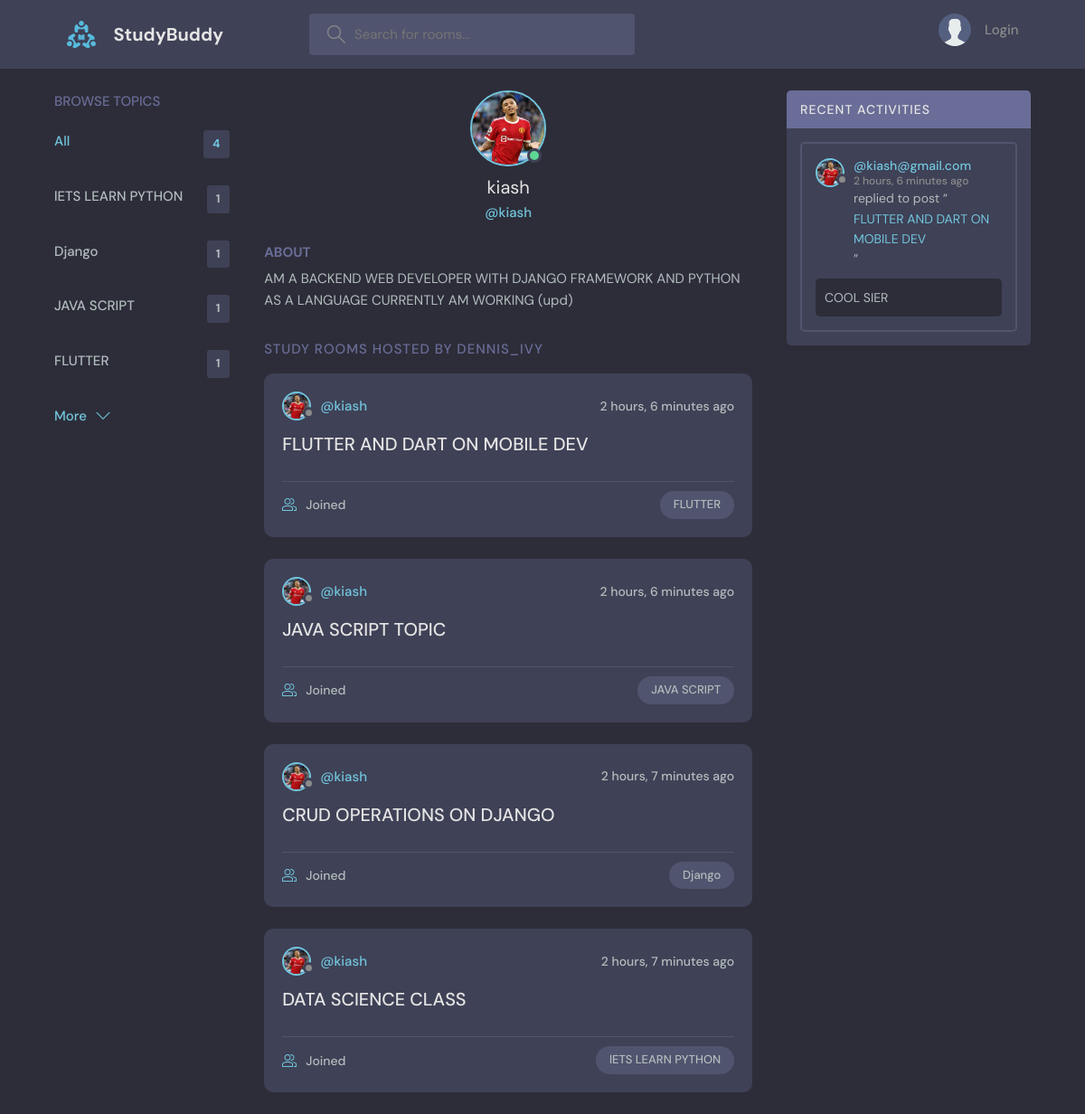
Page /profile/1/ on the committed database.
### core/models.py (models this page shows, shortened)
class Topic(models.Model):
    name = models.CharField(max_length=200,null=True,blank=True)

class User(AbstractUser):
    name=models.CharField(max_length=100 , blank=True, null=True)
    email=models.EmailField(max_length=100 , unique=True,blank=True, null=True)
    bio=models.TextField(max_length=100 , blank=True, null=True)
    avatar=models.ImageField(default="avatar.svg", blank=True, null=True)
    USERNAME_FIELD = 'email'
    REQUIRED_FIELDS = []

class Room(models.Model):
    host=models.ForeignKey(User,on_delete=models.CASCADE,null=True,blank=True)
    topic=models.ForeignKey(Topic,on_delete=models.SET_NULL,null=True)
    name = models.CharField(max_length=255,null=True,blank=True)
    description = models.TextField(max_length=1000,null=True,blank=True)
    participants = models.ManyToManyField(User,related_name='participants',blank=True)
    updated = models.DateTimeField(auto_now=True)
    created = models.DateTimeField(auto_now_add=True)
    class Meta:
        ordering = ['-created' , '-updated']
    def __str__(self):
        return self.name

class Message(models.Model):
    room = models.ForeignKey(Room,on_delete=models.CASCADE,null=True,blank=True)
    user = models.ForeignKey(User,on_delete=models.CASCADE,null=True,blank=True)
    content = models.TextField(max_length=1000,null=True,blank=True)
    updated = models.DateTimeField(auto_now=True)
    created = models.DateTimeField(auto_now_add=True)
    class Meta:
        ordering = ['-created' , '-updated']

### core/views.py (the view)
# urls.py: path('profile/<int:pk>/',Profile,name='profile'),
def Profile(request , pk):
    user=User.objects.get(id=pk)
    rooms=user.room_set.all()
    room_message=user.message_set.all()
    topics=Topic.objects.all()
    context={
        'user':user,
        'rooms':rooms,
        'room_message':room_message,
        'topics':topics,
    }
    return render(request,'core/profile.html', context)

### core/templates/core/profile.html (shortened to what this page needs)
{% extends 'base.html' %}
{% load static %}
{%   block content %}
  <main class="profile-page layout layout--3">
    <div class="container">
      {% include 'core/topic.html' %}
      <div class="roomList">
        <div class="profile">
          <div class="profile__avatar">
            <div class="avatar avatar--large active">
              <img src="{{user.avatar.url}}" />
            </div>
          </div>
          <div class="profile__info">
            <h3>{{user.username}}</h3>
            <p>@{{user.username}}</p>
          </div>
          <div class="profile__about">
            <h3>About</h3>
            <p>{{user.bio}}</p>
          </div>
        </div>
        <div class="roomList__header">
          <div>
            <h2>Study Rooms Hosted by dennis_ivy</a>
            </h2>
          </div>
        </div>
        {% include 'core/feed.html' %}
      </div>
      {% include 'core/activity.html' %}
    </div>
  </main>
    {% endblock %}

### core/templates/core/topic.html
<div class="topics">
    <div class="topics__header">
      <h2>Browse Topics</h2>
    </div>
    <ul class="topics__list">
      <li>
        <a href="{% url 'core:home' %}" class="active">All<span>{{topics.count}}</span></a>
      </li>
      {% for topic in topics %}
      <li>
        <a href="{% url 'core:home' %}?q={{topic.name}}">{{topic.name}} <span>{{topic.room_set.all.count}}</span></a>
      </li>
      {% endfor %}
    </ul>
    <a class="btn btn--link" href="{% url 'core:topics' %}">
      More
      <svg version="1.1" xmlns="http://www.w3.org/2000/svg" width="32" height="32" viewBox="0 0 32 32">
        <title>chevron-down</title>
        <path d="M16 21l-13-13h-3l16 16 16-16h-3l-13 13z"></path>
      </svg>
    </a>
  </div>

### core/templates/core/feed.html (shortened to what this page needs)
{% for room in rooms %}
        <div class="roomListRoom">
                <div class="roomListRoom__header">
                <a href="{% url 'core:profile' room.host.id %}" class="roomListRoom__author">
                    <div class="avatar avatar--small">
                    <img src="{{room.host.avatar.url}}" />
                    </div>
                    <span>@{{room.host.username}}</span>
                </a>
                <div class="roomListRoom__actions">
                    <span>{{room.created|timesince}} ago</span>
                </div>
                </div>
                <div class="roomListRoom__content">
                <a href="{% url 'core:room' room.id %}">{{room.name}}</a>
                </div>
                <div class="roomListRoom__meta">
                <a href="{% url 'core:room' room.id %}" class="roomListRoom__joined">
                    {{room.participants.all.coun}} Joined
                </a>
                <p class="roomListRoom__topic">{{room.topic.name}}</p>
                </div>
        </div>
{% endfor %}

### core/templates/core/activity.html (shortened to what this page needs)
<div class="activities">
    <div class="activities__header">
      <h2>Recent Activities</h2>
    </div>
    {% for message in room_message %}
    <div class="activities__box">
      <div class="activities__boxHeader roomListRoom__header">
        <a href="{% url 'core:profile' message.user.id %}" class="roomListRoom__author">
          <div class="avatar avatar--small">
            <img src="{{message.user.avatar.url}}" />
          </div>
          <p>
            @{{message.user}}
            <span>{{message.created|timesince}} ago</span>
          </p>
        </a>
      </div>
      <div class="activities__boxContent">
        <p>replied to post “<a href="{% url 'core:room' message.room.id %}">{{message.room}}</a>”</p>
        <div class="activities__boxRoomContent">
            <p>{{message.content}}</p>
        </div>
      </div>
    </div>
    {% endfor %}
  </div>

### rows in the picture
Topic: name "lETS LEARN PYTHON", room_set.all.count "1"
Topic: name "Django", room_set.all.count "1"
Topic: name "JAVA SCRIPT", room_set.all.count "1"
Topic: name "FLUTTER", room_set.all.count "1"
User: avatar (picture), username "kiash", bio "AM A BACKEND WEB DEVELOPER WITH DJANGO FRAMEWORK AND PYTHON AS A LANGUAGE CURRENTLY AM WORKING (upd)"
Room: host.avatar (picture), host.username "kiash", created "2 hours, 6 minutes", name "FLUTTER AND DART ON MOBILE DEV", topic.name "FLUTTER"
Room: host.avatar (picture), host.username "kiash", created "2 hours, 6 minutes", name "JAVA SCRIPT TOPIC", topic.name "JAVA SCRIPT"
Room: host.avatar (picture), host.username "kiash", created "2 hours, 7 minutes", name "CRUD OPERATIONS ON DJANGO", topic.name "Django"
Room: host.avatar (picture), host.username "kiash", created "2 hours, 7 minutes", name "DATA SCIENCE CLASS", topic.name "lETS LEARN PYTHON"
Message: user.avatar (picture), user "kiash@gmail.com", created "2 hours, 6 minutes", room "FLUTTER AND DART ON MOBILE DEV", content "COOL SIER"

### other values in the picture
{{ topics.count }} "4"
